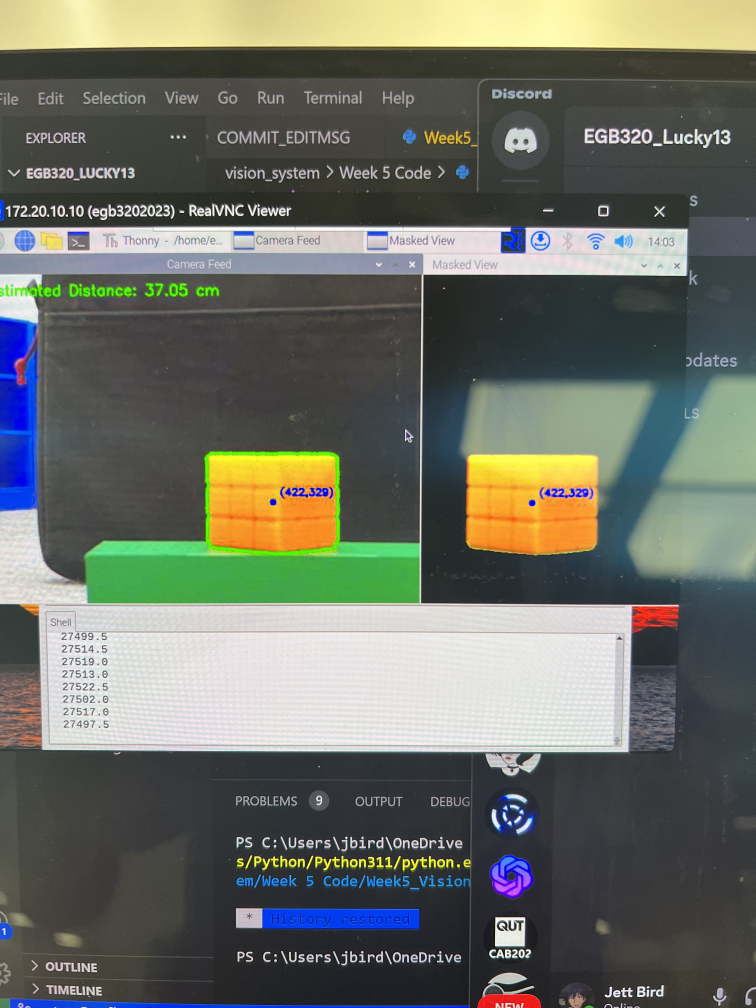
#> input picture Presentaion_Files/IMG_6655.jpg, 3024 x 4032 px, given in place of the camera (shown at 1/4 size)
$ python new.py
#> lines starting #> are read from the running program, lines starting #| are printed output that depends on the picture; after the words box and inside, x2 and y2 are one past the last pixel; in counts of white or black regions, pixels touching at a corner belong together
import cv2
import numpy as np

# Initialize the webcam
cap = cv2.VideoCapture(0)  # 0 refers to the default camera

# Define color ranges for blue, orange, and black
blue_lower = np.array([100, 50, 50])
blue_upper = np.array([140, 255, 255])

orange_lower = np.array([5, 100, 100])
orange_upper = np.array([20, 255, 255])

black_lower = np.array([0, 0, 0])
black_upper = np.array([180, 255, 30])

# Define a video writer
output_writer = cv2.VideoWriter('circle_detection_output.avi', cv2.VideoWriter_fourcc(*'XVID'), 20.0, (640, 480))

while True:
    # Capture a frame from the webcam
    ret, frame = cap.read()
#> frame is the input picture: shape (4032, 3024, 3); mean B, G, R 101, 109.9, 106.3

    if ret:
        # Convert the frame to HSV color space
        hsv_frame = cv2.cvtColor(frame, cv2.COLOR_BGR2HSV)
#> hsv_frame: shape (4032, 3024, 3); mean H, S, V 67, 47, 119.3

        # Create masks for blue, orange, and black colors
        blue_mask = cv2.inRange(hsv_frame, blue_lower, blue_upper)
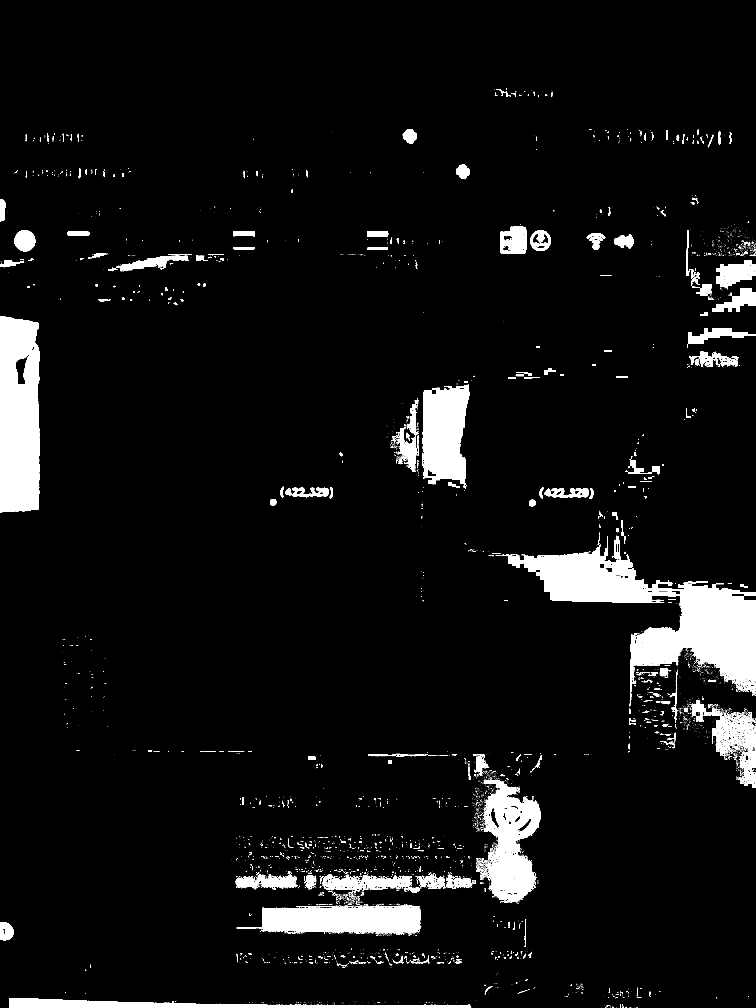
#> blue_mask: shape (4032, 3024) (shown at 1/4 size); 6% white; 6575 white regions (6022 under 20 px), largest, box (x1, y1, x2, y2) and area: (2094, 2143, 3024, 2825) 199208, (0, 1265, 160, 2050) 114930, (1933, 3118, 2162, 3612) 61879
        orange_mask = cv2.inRange(hsv_frame, orange_lower, orange_upper)
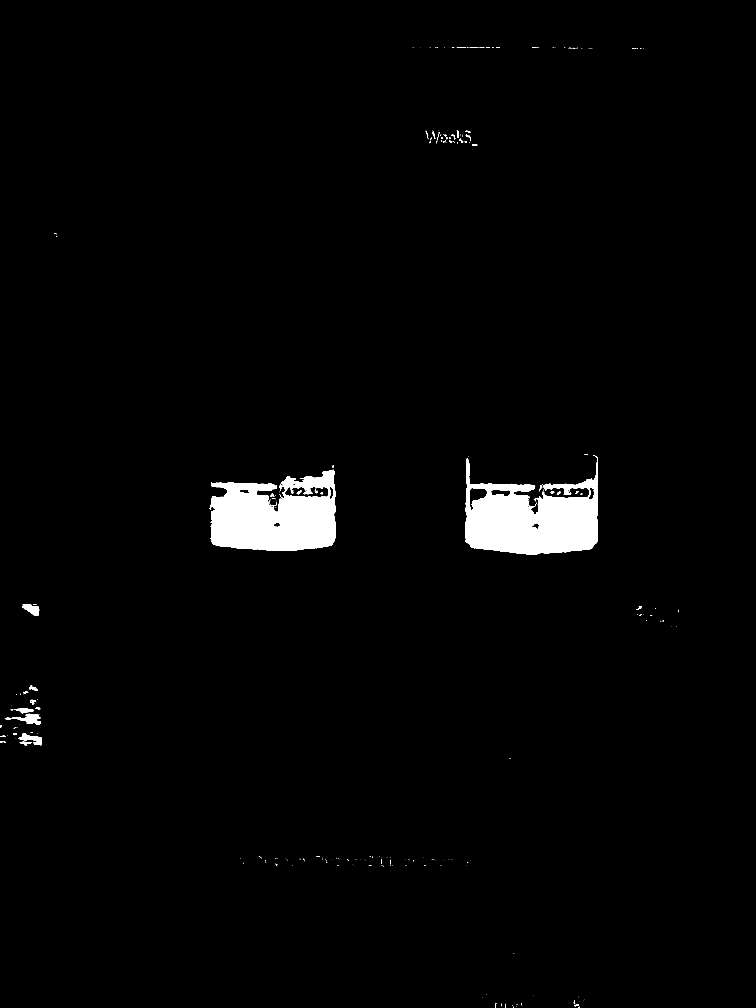
#> orange_mask: shape (4032, 3024) (shown at 1/4 size); 2.1% white; 310 white regions (254 under 20 px), largest, box (x1, y1, x2, y2) and area: (1862, 1821, 2392, 2220) 125815, (839, 1878, 1344, 2204) 119478, (21, 2855, 163, 2899) 2470
        black_mask = cv2.inRange(hsv_frame, black_lower, black_upper)
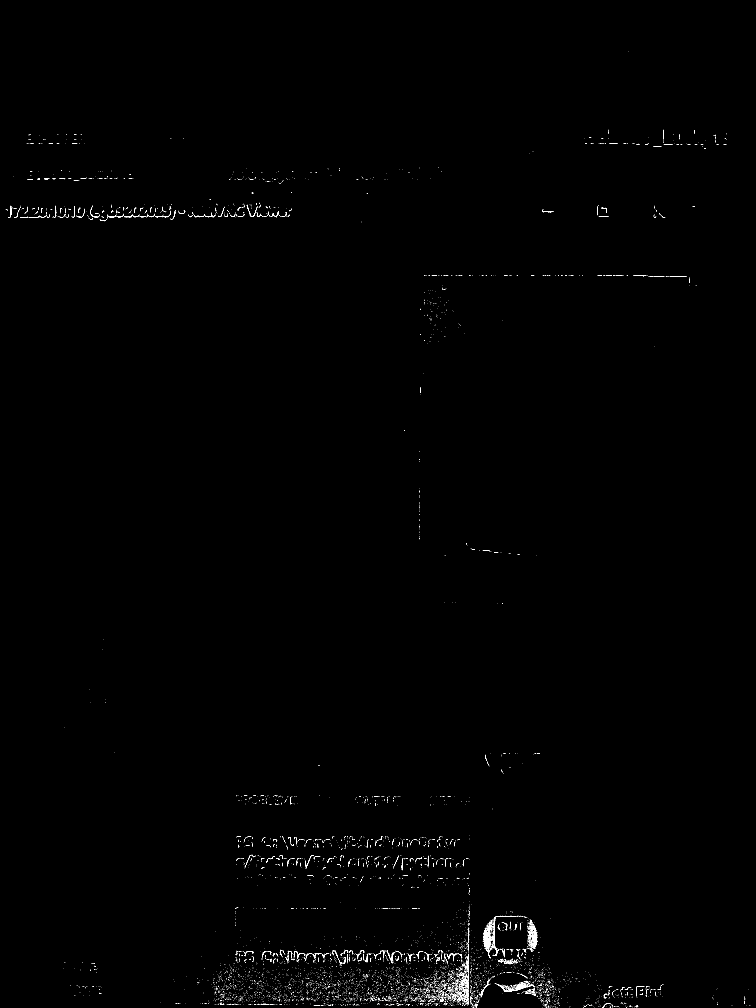
#> black_mask: shape (4032, 3024) (shown at 1/4 size); 0.25% white in thin lines or dots

        # Detect circles within the blue mask
        blue_circles = cv2.HoughCircles(blue_mask, cv2.HOUGH_GRADIENT, dp=1, minDist=30,
                                        param1=50, param2=30, minRadius=10, maxRadius=100)
#> blue_circles = 209 rows, first 8: [2033.5, 3251.5, 93.9], [2931.5, 2971.5, 67.5], [2945.5, 2916.5, 62], [2834.5, 2933.5, 99.4], [2896.5, 2809.5, 99.4], [2926.5, 2799.5, 95], [2622.5, 2709.5, 93.9], [2938.5, 2827.5, 92.8]

        if blue_circles is not None:
            blue_circles = np.uint16(np.around(blue_circles))
#> blue_circles = 209 rows, first 8: [2034, 3252, 94], [2932, 2972, 68], [2946, 2916, 62], [2834, 2934, 99], [2896, 2810, 99], [2926, 2800, 95], [2622, 2710, 94], [2938, 2828, 93]
            for circle in blue_circles[0, :]:
                x, y, radius = circle
                cv2.circle(frame, (x, y), radius, (255, 0, 0), 2)
                cv2.circle(frame, (x, y), 2, (255, 0, 0), 3)
#> this loop made 209 passes
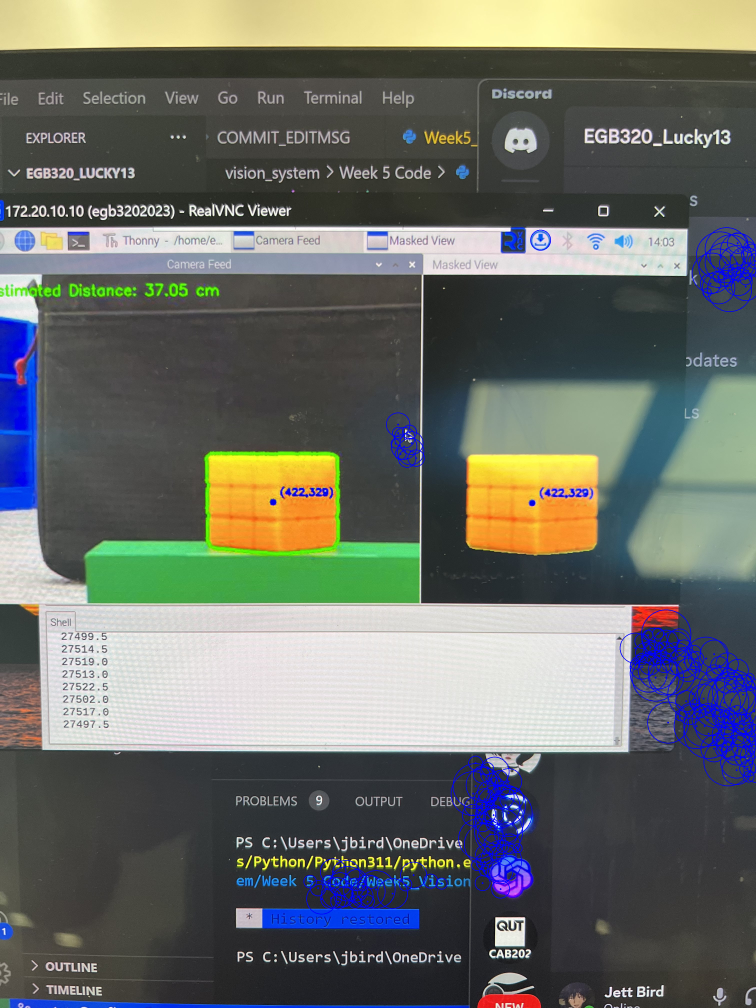
#> frame: shape (4032, 3024, 3) (shown at 1/4 size); mean B, G, R 103.3, 109, 105.6

        # Detect circles within the orange mask
        orange_circles = cv2.HoughCircles(orange_mask, cv2.HOUGH_GRADIENT, dp=1, minDist=30,
                                          param1=50, param2=30, minRadius=10, maxRadius=100)
#> orange_circles = None

        if orange_circles is not None:
            orange_circles = np.uint16(np.around(orange_circles))
            for circle in orange_circles[0, :]:
                x, y, radius = circle
                cv2.circle(frame, (x, y), radius, (0, 165, 255), 2)
                cv2.circle(frame, (x, y), 2, (0, 165, 255), 3)

        # Detect circles within the black mask
        black_circles = cv2.HoughCircles(black_mask, cv2.HOUGH_GRADIENT, dp=1, minDist=30,
                                         param1=50, param2=30, minRadius=10, maxRadius=100)
#> black_circles = 150 rows, first 8: [1797.5, 3904.5, 99.4], [1766.5, 3901.5, 99.4], [1728.5, 3896.5, 97.2], [1685.5, 3907.5, 99.4], [1654.5, 3911.5, 95], [1912.5, 3860.5, 99.4], [1200.5, 3915.5, 99.4], [1546.5, 3902.5, 97.2]

        if black_circles is not None:
            black_circles = np.uint16(np.around(black_circles))
#> black_circles = 150 rows, first 8: [1798, 3904, 99], [1766, 3902, 99], [1728, 3896, 97], [1686, 3908, 99], [1654, 3912, 95], [1912, 3860, 99], [1200, 3916, 99], [1546, 3902, 97]
            for circle in black_circles[0, :]:
                x, y, radius = circle
                cv2.circle(frame, (x, y), radius, (0, 0, 0), 2)
                cv2.circle(frame, (x, y), 2, (0, 0, 0), 3)
#> this loop made 150 passes
#> (x, y, radius) on passes 1 to 12: (1798, 3904, 99), (1766, 3902, 99), (1728, 3896, 97), (1686, 3908, 99), (1654, 3912, 95), (1912, 3860, 99), (1200, 3916, 99), (1546, 3902, 97), (1784, 3866, 83), (1320, 3904, 90), (1876, 3946, 60), (1888, 3810, 97)

        # Write the frame to the video
        output_writer.write(frame)

        # Display the frame
        cv2.imshow("Circle Detection", frame)

        # Exit the loop if the 'q' key is pressed
        if cv2.waitKey(1) & 0xFF == ord('q'):
#> (key q is pressed here)
            break
    else:
        print("Error capturing frame.")
        break

# Release the webcam, close OpenCV windows, and release the video writer
cap.release()
cv2.destroyAllWindows()
output_writer.release()
